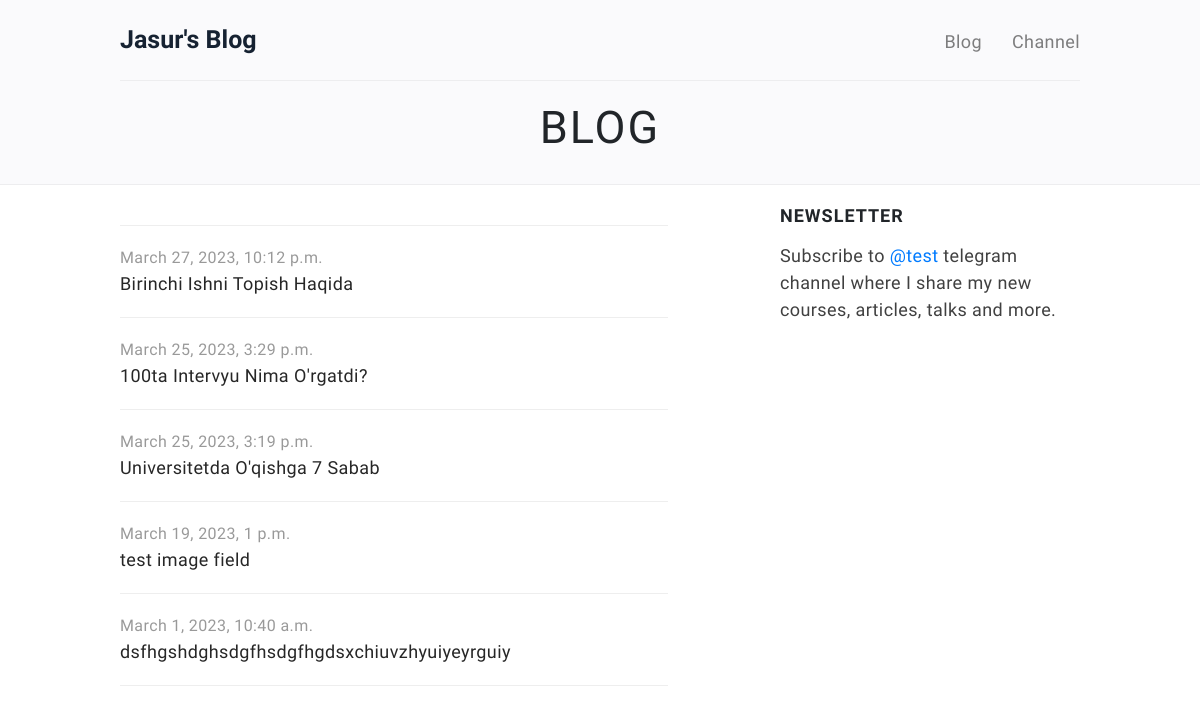
Page /blog on the committed database.
### blog/models.py (models this page shows, shortened)
class Blog(Model):
    title = CharField(max_length=255)
    main_image = ImageField(upload_to='posts/', null=True)
    content = RichTextField()
    created_at = DateTimeField(auto_now_add=True)
    slug = SlugField(max_length=255, unique=True)

### blog/views.py (the view)
# urls.py: path('blog', BlogView.as_view(), name='blog'),
class BlogView(ListView):
    template_name = 'blog/blog.html'
    queryset = Blog.objects.order_by('-created_at')
    context_object_name = 'blogs'

### templates/blog/blog.html (shortened to what this page needs)
{% load static %}
<!DOCTYPE html>
<html lang="en">
<head>
    <link href="{% static "/css/flexgridcombo.css" %}" rel="stylesheet">
    <link rel="stylesheet" href="https://stackpath.bootstrapcdn.com/bootstrap/4.4.1/css/bootstrap.min.css">
    <link href="{% static "/css/style.css" %}" rel="stylesheet">
</head>
<body>
<header class="header--title flex align-items-center">
    <div class="container">
        <div class="align-items-center flex">
            <div class="logo-wrapper">
                <a class="logo" href="{% url 'main' %}">Jasur's Blog</a>
            </div>
            <ul class="nav align-items-center">
                <li><a class="list-item" href="{% url 'blog' %}">Blog</a></li>
                <li><a class="list-item" href="#" target="_blank">Channel</a></li>
            </ul>
        </div>
    </div>
</header>
<section class="section-title">
    <div class="container">
        <div class="section-content">
            <h1>Blog</h1>
        </div>
    </div>
</section>
<section id="" class="flex align-items-center">
    <div class="container">
        <div class="row justify-between align-top">
            <div id="archive" class="col-md-7">
                <ul class="list-wrapper">
                    {% for blog in blogs %}
                        <li>
                            <a class="list-item" href="{% url 'post' blog.slug %}">
                                <div class="date">{{ blog.created_at }}</div>
                                <div class="title">{{ blog.title }}</div>
                            </a>
                        </li>
                    {% endfor %}
                </ul>
            </div>
            <div class="subscribe-form  col-md-4 sticky " id="mc-embedded-subscribe-form" name="mc-embedded-subscribe-form">
                <h6>NEWSLETTER</h6>
                <p>
                    Subscribe to <a href="#">@test</a>
                    telegram channel where I share my new courses, articles, talks and more.
                </p>
            </div>
        </div>
    </div>
</section>
</body>
</html>

### blog/static/css/flexgridcombo.css (style rules this page uses)
.flex { display: flex; flex-wrap: wrap; }
@media (min-width: 768px) { .flex .col-md-4 { flex-basis: 33.333333333333336%; max-width: 33.333333333333336%; } }
@media (min-width: 768px) { .flex .col-md-7 { flex-basis: 58.333333333333336%; max-width: 58.333333333333336%; } }
.justify-between { justify-content: space-between; }
.align-top { align-items: flex-start; }

### blog/static/css/style.css (style rules this page uses)
* { margin: 0; padding: 0; }
html { font-size: 16px; }
ol, ul { list-style: none; }
a { text-decoration: none; }
.flex > div { box-sizing: border-box; }
html { font-size: 18px; }
body { font-family: 'Source Sans Pro', sans-serif; font-weight: 400; }
p, li { line-height: 1.5; letter-spacing: 0.4px; color: rgba(0,0,0,0.75); }
.container { box-sizing: border-box; max-width: 1040px; padding: 0 40px; }
section { box-sizing: border-box; }
.title { color: rgba(0,0,0,0.85); }
.date { color: rgba(0,0,0,0.4); }
.sticky { position: sticky; position: -webkit-sticky; top: 120px; }
header { position: fixed; top: 0; left: 0; width: 100%; z-index: 10; transition: 0.3s transform ease; min-height: 80px; }
header + section:not(#home) { padding-top: 80px; }
header.header--title + .section-title { background: #fafafc; margin-bottom: 20px; border-bottom: 1px solid rgba(0,0,0,0.05); }
header.header--title + .section-title .section-content { border-top: 1px solid rgba(0,0,0,0.05); padding: 20px; }
header.header--title + .section-title h1 { font-weight: 400; text-transform: uppercase; letter-spacing: 2px; text-align: center; }
header:before { content: ''; position: absolute; top: 0; right: 0; bottom: 0; left: 0; background: #fff; pointer-events: none; box-shadow: 0 3px 8px 0 rgba(0,0,0,0.05); z-index: -1; opacity: 0; transition: 0.3s all ease; }
header .logo { color: #162232; font-size: 25px; font-weight: 700; letter-spacing: 0; }
.nav { position: relative; }
@media (min-width: 576px) { .nav { top: 1px; margin-left: auto; } }
@media (min-width: 576px) { .nav li:not(:last-child) { margin-right: 30px; } }
.nav li a { color: #000; opacity: 0.5; transition: 0.3s opacity ease; }
.list-wrapper { position: relative; background: #fff; margin: 20px 0 50px; }
@media (min-width: 768px) { .list-wrapper:before, .list-wrapper:after { content: ''; position: absolute; top: 0; bottom: 1px; width: 30px; background: #fff; z-index: 1; } }
@media (min-width: 768px) { .list-wrapper:before { left: 0; transform: translateX(-100%); } }
@media (min-width: 768px) { .list-wrapper:after { right: 0; transform: translateX(100%); } }
.list-wrapper > li:last-child { border-bottom: 1px solid #eee; }
.list-wrapper .list-item { padding: 20px 0; display: block; position: relative; border-top: 1px solid #eee; }
.list-wrapper .list-item .date { font-size: 16px; }
.list-wrapper a.list-item:before { content: ''; position: absolute; top: 0; right: 0; left: 0; bottom: 0; box-shadow: 0 10px 20px 0 rgba(0,0,0,0.075); transition: 0.3s all ease; opacity: 0; }
.list-wrapper a.list-item:after { content: ''; position: absolute; top: 50%; right: 0; width: 20px; height: 20px; margin-top: -10px; background: url("../images/icons/arrow-right.svg") no-repeat center center/cover; opacity: 0; transform: translateX(-10px); transition: 0.3s all ease; }
.section-title + section { margin-bottom: 30px; }
#archive { position: relative; }
.subscribe-form h6 { font-weight: 700; letter-spacing: 1px; margin-bottom: 15px; }

### rows in the picture
Blog: created_at "March 27, 2023, 10:12 p.m.", title "Birinchi Ishni Topish Haqida"
Blog: created_at "March 25, 2023, 3:29 p.m.", title "100ta Intervyu Nima O'rgatdi?"
Blog: created_at "March 25, 2023, 3:19 p.m.", title "Universitetda O'qishga 7 Sabab"
Blog: created_at "March 19, 2023, 1 p.m.", title "test image field"
Blog: created_at "March 1, 2023, 10:40 a.m.", title "dsfhgshdghsdgfhsdgfhgdsxchiuvzhyuiyeyrguiy"
